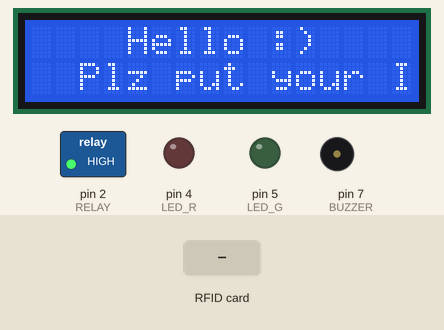
This sketch was run on a simulated Arduino Uno, built with avr-gcc and run on an emulated ATmega328P. Parts: 16×2 character LCD, switched loads named in the sketch (green lamp = pin HIGH), output pins drawn as LEDs (lit = HIGH), buzzer (waves = sounding). The inputs (shaded band) are chosen by the test bench. Pins used as bus, display or sensor lines are not drawn; what the sketch prints to the serial monitor is not drawn.

Above: at 1.3 s.
1.4 s: RFID card 4C 84 65 4D held to the reader
At 2.3 s:
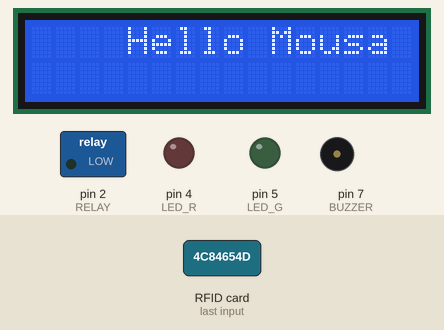
4.4 s: RFID card 5E 7A 19 C4 held to the reader
At 5.5 s:
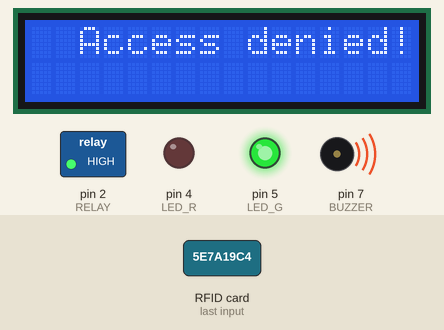
7.4 s: RFID card 97 A9 97 E3 held to the reader
At 9.1 s:
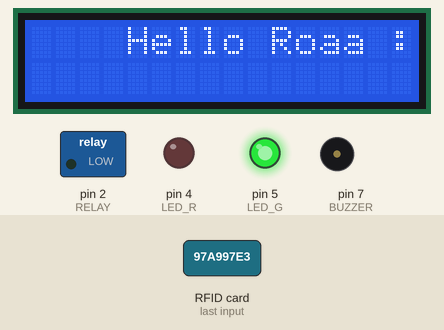
10.4 s: RFID card 97 4F E4 E3 held to the reader
At 11.4 s:
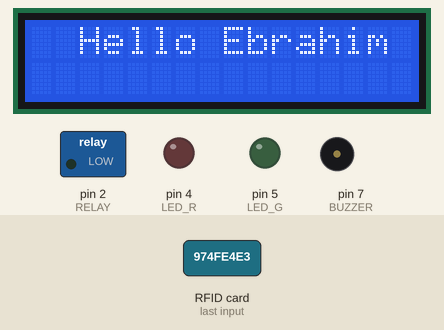
Timing chart, 0 to 14.2 s (numbered marks = the images above; inputs shaded):
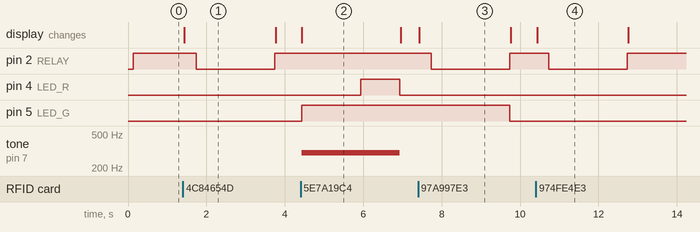

The sketch:

FinalRFID.ino
```cpp
#include <SPI.h>
#include <MFRC522.h>
#include <LiquidCrystal_I2C.h>
#define SS_PIN 10
#define RST_PIN 9
#define LED_G 5 //define green LED pin
#define LED_R 4 //define red LED
#define RELAY 2 //relay pin
#define BUZZER 7 //buzzer pin
#define led    8
#define ACCESS_DELAY 2000
#define DENIED_DELAY 1000
MFRC522 mfrc522(SS_PIN, RST_PIN);   // Create MFRC522 instance.


// Set the LCD address to 0x27 for a 16 chars and 2 line display
LiquidCrystal_I2C lcd(0x23, 16, 2);

void setup()
{lcd.init();                      // Initialize the LCD
  lcd.backlight();                 // Turn on the backlight
  lcd.setCursor(4, 0);             // Set the cursor to the first character of the first line
  lcd.print("Hello :)");
  lcd.setCursor(2, 1);             // Set the cursor to the first character of the first line
  lcd.print("Plz put your ID: ");
  Serial.begin(9600);   // Initiate a serial communication
  SPI.begin();          // Initiate  SPI bus
  mfrc522.PCD_Init();   // Initiate MFRC522
  pinMode(LED_G, OUTPUT);
  pinMode(LED_R, OUTPUT);
  pinMode(RELAY, OUTPUT);
  pinMode(BUZZER, OUTPUT);

  noTone(BUZZER);
  digitalWrite(RELAY, HIGH);
  Serial.println("Plz put your ID...");
  Serial.println();

}
void loop()
{
  // Look for new cards
  if ( ! mfrc522.PICC_IsNewCardPresent())
  {
    return;
  }
  // Select one of the cards
  if ( ! mfrc522.PICC_ReadCardSerial())
  {
    return;
  }
  //Show UID on serial monitor
  Serial.print("UID tag :");
  String content= "";
  byte letter;
  for (byte i = 0; i < mfrc522.uid.size; i++)
  {
     Serial.print(mfrc522.uid.uidByte[i] < 0x10 ? " 0" : " ");
     Serial.print(mfrc522.uid.uidByte[i], HEX);
     content.concat(String(mfrc522.uid.uidByte[i] < 0x10 ? " 0" : " "));
     content.concat(String(mfrc522.uid.uidByte[i], HEX));
  }
  Serial.println();
  Serial.print("Message : ");
  content.toUpperCase();
  if (content.substring(1) == "4C 84 65 4D") //change here the UID of the card/cards that you want to give access
  {
    Serial.println("Authorized access");
    lcd.clear();
     lcd.setCursor(4, 0);             // Set the cursor to the first character of the first line
  lcd.print("Hello Mousa :)");
    Serial.println();
    delay(300);
    digitalWrite(RELAY, LOW);
    delay(ACCESS_DELAY);
    digitalWrite(RELAY, HIGH);
    digitalWrite(LED_G, LOW);
  }
  else if(content.substring(1) == "97 A9 97 E3")
  {
    Serial.println("Authorized access");
    Serial.println();
     lcd.clear();
     lcd.setCursor(4, 0);             // Set the cursor to the first character of the first line
  lcd.print("Hello Roaa :)");
    delay(300);
    digitalWrite(RELAY, LOW);
    delay(ACCESS_DELAY);
    digitalWrite(RELAY, HIGH);
    digitalWrite(LED_G, LOW);
  }
  else if(content.substring(1) == "97 4F E4 E3")
  {
    Serial.println("Authorized access");
    Serial.println();
     lcd.clear();
     lcd.setCursor(2, 0);             // Set the cursor to the first character of the first line
  lcd.print("Hello Ebrahim :)");
    delay(300);
    digitalWrite(RELAY, LOW);
    delay(ACCESS_DELAY);
    digitalWrite(RELAY, HIGH);
    digitalWrite(LED_G, LOW);
  }
  else if(content.substring(1) == "57 84 65 E3")
  {
    Serial.println("Authorized access");
    Serial.println();
     lcd.clear();
     lcd.setCursor(4, 0);             // Set the cursor to the first character of the first line
  lcd.print("Hello Ahmed :)");
    delay(300);
    digitalWrite(RELAY, LOW);
    delay(ACCESS_DELAY);
    digitalWrite(RELAY, HIGH);
  }

 else   {
    Serial.println(" Access denied");
     lcd.clear();
     lcd.setCursor(2, 0);
            // Set the cursor to the first character of the first line
  lcd.print("Access denied!");
   tone(BUZZER, 300);
   digitalWrite(LED_G, HIGH); // Turn on the LED
   delay(1500);
    digitalWrite(LED_R, HIGH);
    delay(DENIED_DELAY);
    digitalWrite(LED_R, LOW);
    noTone(BUZZER);
  }
  lcd.clear();
   lcd.setCursor(4, 0);             // Set the cursor to the first character of the first line
  lcd.print("Hello");
  lcd.setCursor(2, 1);             // Set the cursor to the first character of the first line
  lcd.print("Plz put your ID: ");
}
```

Measured:
- after the input at 1.4 s, pin 2 (RELAY): HIGH → LOW after 0.34 s, → HIGH 2.0 s later; the display: changes at once (image 1)
- after the input at 4.4 s, pin 4 (LED_R): LOW → HIGH after 1.5 s, → LOW 1.0 s later; pin 5 (LED_G): LOW → HIGH at once; tone on pin 7 (BUZZER): silent → 300 Hz at once, → silent 2.5 s later; the display: changes at once (image 2)
- after the input at 7.4 s, pin 2 (RELAY): HIGH → LOW after 0.33 s, → HIGH 2.0 s later; pin 5 (LED_G): HIGH → LOW after 2.3 s; the display: changes at once (image 3)
- after the input at 10.4 s, pin 2 (RELAY): HIGH → LOW after 0.33 s, → HIGH 2.0 s later; the display: changes at once (image 4)
- what the display in image 1 shows lasts 2.4 s, from 1.4 s to 3.8 s
- what the display in image 2 shows lasts 2.6 s, from 4.4 s to 7.0 s
